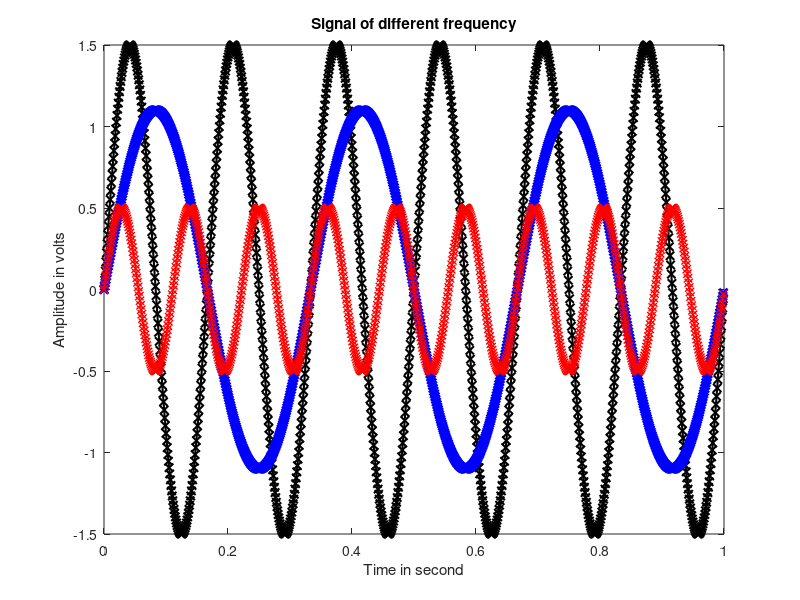

Write the MATLAB code that produced this figure.
fs = 1000; % Sampling frequency
t = 0 : 1/fs : 1-1/fs; % Time duration
f1 = 6; % Frequency of first signal
f2 = 3; % Frequency of second signal
f3 = 9;
A1 = 1.5; % Amplitude of first signal
A2 = 1.1; % Amplitude of second signal
A3 = 0.5;
x1 = A1*sin(2*pi*f1*t) % first signal
x2 = A2*sin(2*pi*f2*t) % first signal
x3 = A3*sin(2*pi*f3*t)
%Ploting both signal in time domain
plot(t,x1,'k-x','LineWidth',1.5)
hold on
plot(t,x2,'b-x','LineWidth',2)
hold on
plot(t,x3,'r-x', 'LineWidth',1)
hold off
xlabel('Time in second')
ylabel('Amplitude in volts')
title('Signal of different frequency')
